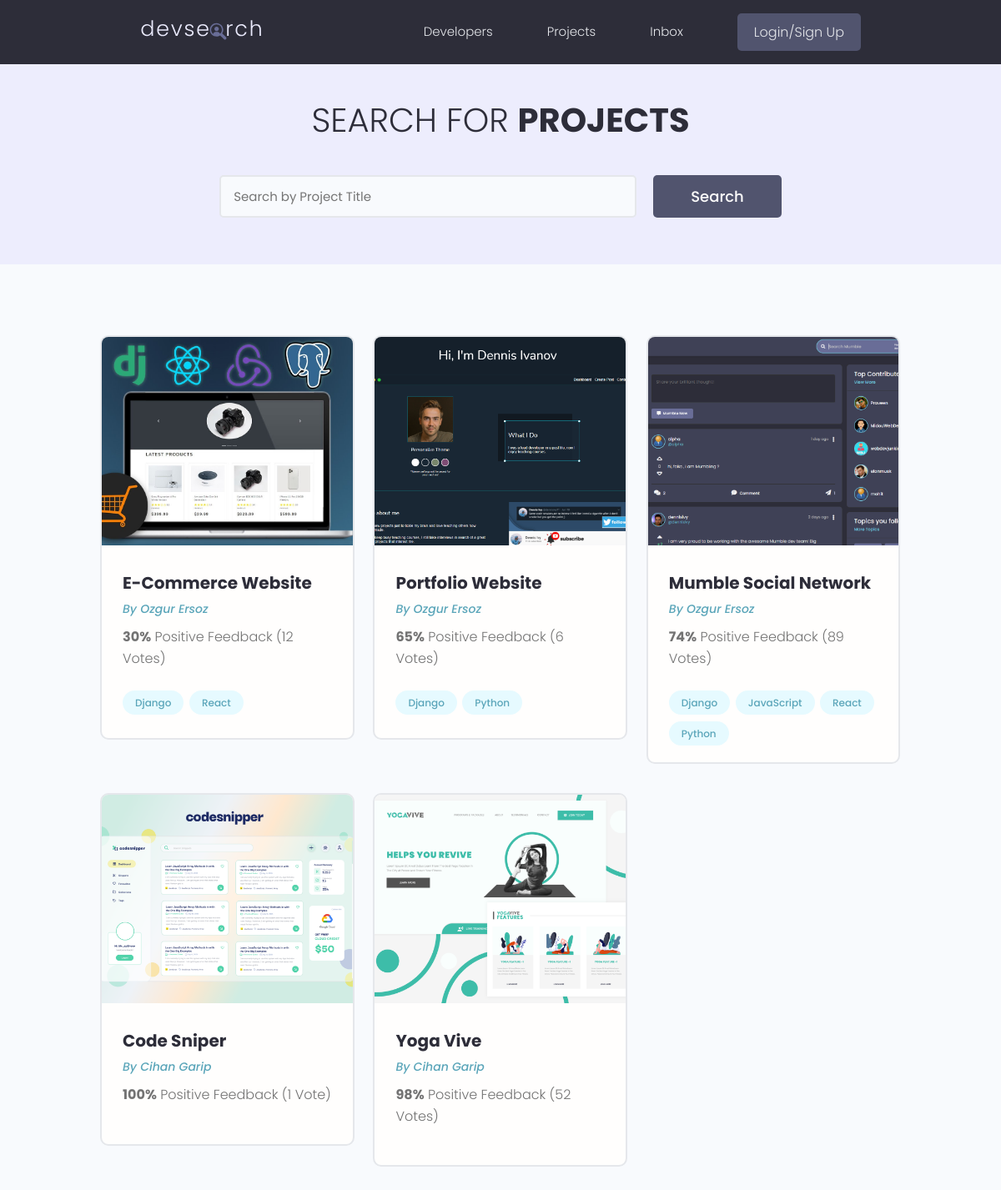
/projects/, run on the app's committed database.
### projects/models.py (models this page shows, shortened)
class Project(models.Model):
    owner = models.ForeignKey(Profile, on_delete=models.SET_NULL, null=True, blank=True)
    title = models.CharField(max_length=200)
    description = models.TextField(null=True, blank=True)
    featured_image = models.ImageField(null=True, blank=True, default="default.jpg")
    demo_link = models.CharField(max_length=2000, null=True, blank=True)
    source_link = models.CharField(max_length=2000, null=True, blank=True)
    tags = models.ManyToManyField("Tag", blank=True)
    vote_total = models.IntegerField(default=0, null=True, blank=True)
    vote_ratio = models.IntegerField(default=0, null=True, blank=True)
    created = models.DateTimeField(auto_now_add=True)
    id = models.UUIDField(
        default=uuid.uuid4, unique=True, primary_key=True, editable=False
    )

class Tag(models.Model):
    name = models.CharField(max_length=200)
    created = models.DateTimeField(auto_now_add=True)
    id = models.UUIDField(
        default=uuid.uuid4, unique=True, primary_key=True, editable=False
    )
    def __str__(self):
        return self.name

### users/models.py (models this page shows, shortened)
class Profile(models.Model):
    user = models.OneToOneField(User, on_delete=models.CASCADE, null=True, blank=True)
    name = models.CharField(max_length=200, null=True, blank=True)
    username = models.CharField(max_length=200, null=True, blank=True)
    location = models.CharField(max_length=200, null=True, blank=True)
    email = models.EmailField(max_length=500, null=True, blank=True)
    short_intro = models.CharField(max_length=200, null=True, blank=True)
    bio = models.TextField(null=True, blank=True)
    profile_image = models.ImageField(
        null=True,
        blank=True,
        upload_to="profiles/",
        default="profiles/users-default.png",
    )
    social_github = models.CharField(max_length=200, null=True, blank=True)
    social_twitter = models.CharField(max_length=200, null=True, blank=True)
    social_linkedin = models.CharField(max_length=200, null=True, blank=True)
    social_youtube = models.CharField(max_length=200, null=True, blank=True)
    social_website = models.CharField(max_length=200, null=True, blank=True)
    id = models.UUIDField(
        default=uuid.uuid4, unique=True, primary_key=True, editable=False
    )

### projects/views.py (the view)
# urls.py: path("projects/", include("projects.urls")),
def projects(request):
    projects = Project.objects.all()
    context = {"projects": projects}
    return render(
        request=request, template_name="projects/projects.html", context=context
    )

### projects/templates/projects/projects.html (shortened to what this page needs)
{% extends "main.html" %}
{% block content %}
  <main class="projects">
    <section class="hero-section text-center">
      <div class="container container--narrow">
        <div class="hero-section__box">
          <h2>
            Search for <span>Projects</span>
          </h2>
        </div>
        <div class="hero-section__search">
          <form class="form" action="#" method="get">
            <div class="form__field">
              <input class="input input--text"
                     id="formInput#search"
                     type="text"
                     name="text"
                     placeholder="Search by Project Title" />
            </div>
            <input class="btn btn--sub btn--lg" type="submit" value="Search" />
          </form>
        </div>
      </div>
    </section>
    <section class="projectsList">
      <div class="container">
        <div class="grid grid--three">
          {% for project in projects %}
            <div class="column">
              <div class="card project">
                <a href="{% url 'single project' project.id %}" class="project">
                  <img class="project__thumbnail"
                       src="{{ project.featured_image.url }}"
                       alt="project thumbnail" />
                  <div class="card__body">
                    <h3 class="project__title">{{ project.title }}</h3>
                    <p>
                      <a class="project__author"
                         href="{% url 'user profile' project.owner.id %}">By {{ project.owner.name }}</a>
                    </p>
                    <p class="project--rating">
                      <span style="font-weight: bold;">{{ project.vote_ratio }}%</span> Positive
                      Feedback ({{ project.vote_total }} Vote{{ project.vote_total|pluralize:"s" }})
                    </p>
                    <div class="project__tags">
                      {% for tag in project.tags.all %}
                        <span class="tag tag--pill tag--main">
                          <small>{{ tag }}</small>
                        </span>
                      {% endfor %}
                    </div>
                  </div>
                </a>
              </div>
            </div>
          {% endfor %}
        </div>
      </div>
    </section>
  </main>
{% endblock content %}

### templates/main.html (shortened to what this page needs)
<!DOCTYPE html>
{% load static %}
<html lang="en">
  <head>
    <link
      rel="stylesheet"
      href="https://cdn.iconmonstr.com/1.3.0/css/iconmonstr-iconic-font.min.css"
    />
    <link rel="stylesheet" href="{% static 'uikit/styles/uikit.css' %}" />
    <link rel="stylesheet" href="{% static 'styles/app.css' %}" />
  </head>
  <body>
    {% include "navbar.html" %}
     {% block content %} {% endblock content %}
  </body>
</html>

### templates/navbar.html (shortened to what this page needs)
{% load static %}
  <header class="header">
    <div class="container container--narrow">
      <a href="{% url 'profiles' %}" class="header__logo">
        <img src="{% static 'images/logo.svg' %}" alt="DevSearch Logo" />
      </a>
      <nav class="header__nav">
        <ul class="header__menu">
          <li class="header__menuItem"><a href="">Developers</a></li>
          <li class="header__menuItem"><a href="{% url 'projects' %}">Projects</a></li>
          <li class="header__menuItem"><a href="">Inbox</a></li>
          {% if request.user.is_authenticated %}
          <li class="header__menuItem"><a href="{% url 'account' %}" class="btn btn--sub">Account</a></li>
          <li class="header__menuItem"><a href="{% url 'logout' %}" class="btn btn--sub">Logout</a></li>
          {% else %}
          <li class="header__menuItem"><a href="{% url 'login' %}" class="btn btn--sub">Login/Sign Up</a></li>
          {% endif %}
        </ul>
      </nav>
    </div>
  </header>

### static/styles/app.css (style rules this page uses)
:root { --color-sub: #2d2d39; }
.btn--sub { background-color: var(--color-sub-light); }
.card { border: 2px solid var(--color-light); }
img { width: 100%; }
.header { position: sticky; z-index: 111; background-color: var(--color-sub); padding: 1.5rem 0; }
.header > .container { display: flex; justify-content: space-between; align-items: center; }
.header__logo > img { height: 3.8rem; }
.header__nav > ul { display: inline-flex; align-items: center; list-style: none; gap: 6.5rem; }
.header__menuItem > a { color: var(--color-light); font-weight: 300; }
.hero-section { height: 40vh; display: flex; align-items: center; background-color: var(--color-sub); }
.hero-section__box { margin-bottom: 4rem; }
.hero-section__box > h2, .hero-section__box > h2 > span { font-size: 4rem; color: var(--color-light); line-height: 1.3; text-transform: uppercase; }
.hero-section__box > h2 { font-weight: 300; }
.hero-section__box > h2 > span { font-weight: 700; }
.hero-section__search > .form { display: flex; align-items: center; justify-content: center; gap: 2rem; }
.hero-section__search > .form input.input--text { width: 50rem; }
.project__author { font-size: 1.4rem; font-style: italic; }
.project--rating { margin-bottom: 1.6em; margin-top: .5em; }
.projects > .hero-section { background: var(--color-sub-lighter); height: 30vh; }
.projects .hero-section__box { margin-bottom: 2.5rem; }
.projects .hero-section__box > h2 { color: var(--color-sub); }
.projects .hero-section__box > h2 > span { font-weight: 700; color: var(--color-sub); }
.projectsList { margin-top: 8rem; }
.project__thumbnail { height: 25rem; object-fit: cover; object-position: top center; }
.project__title { font-size: 2rem; font-weight: 700; color: var(--color-sub); }

### static/uikit/styles/modules/_variables.css (style rules this page uses)
:root { --color-main: #5aa5b9; --color-main-light: #e6faff; --color-sub: #3f4156; --color-sub-light: #51546e; --color-sub-lighter: #ededfd; --color-text: #737373; --color-gray: #8b8b8b; --color-light: #e5e7eb; --color-light-gray: #767676; --color-bg: #f8fafd; --color-white: #fffefd; --color-white-light: #f3f3f3; --color-success: #359e64; --color-success-bg: #def8e8; --color-error: #fc4b0b; --color-error-bg: #fff2ee; --font-base: 'Poppins', arial, helvetica, 'Segoe UI', roboto, ubuntu, sans-serif; --font-monospace: 'Fira Code', 'Courier New', courier, monospace; --font-regular: 300; --font-medium: 500; --font-bold: 700; --generic-shadow: 1px 1px 5px #00000010; --generic-transition: all 0.3s ease-in-out; }

### static/uikit/styles/modules/_base.css (style rules this page uses)
* { margin: 0; padding: 0; box-sizing: border-box; text-rendering: optimizeLegibility; color: inherit; font-size: inherit; }
html { font-size: 50%; }
@media only screen and (min-width: 480px) { html { font-size: 56.25%; } }
@media only screen and (min-width: 1200px) { html { font-size: 62.5%; } }
body { line-height: 1.6; font-weight: 400; font-size: 1.5rem; color: var(--color-text); background-color: var(--color-bg); min-height: 100vh; }

### static/uikit/styles/modules/_typography.css (style rules this page uses)
* { font-family: var(--font-base); }
h2 { font-size: 3.6rem; font-weight: var(--font-bold); }
h3 { font-size: 3.2rem; font-weight: var(--font-medium); }
p, span, strong { font-size: 1.6rem; color: var(--color-text); font-weight: var(--font-regular); }
a { padding-bottom: 2px; text-decoration: none; display: inline-block; color: var(--color-main); font-weight: var(--font-medium); }

### static/uikit/styles/modules/_utilities.css (style rules this page uses)
.container { width: 92%; max-width: 165rem; margin: 0 auto; box-sizing: border-box; }
.container--narrow { width: 92%; max-width: 120rem; }
@media screen and (min-width: 1000px) { .container { width: 90%; } }
@media screen and (min-width: 1000px) { .container--narrow { width: 85%; } }
@media screen and (min-width: 1200px) { .container { width: 80%; } }
@media screen and (min-width: 1200px) { .container--narrow { width: 72%; } }
.text-center { text-align: center; }

### static/uikit/styles/modules/_button.css (style rules this page uses)
.btn { display: inline-block; position: relative; cursor: pointer; background-color: var(--color-light); font-weight: var(--font-medium); color: var(--color-sub); text-decoration: none; padding: 1rem 2rem; border-radius: 0.5rem; border: none; width: -webkit-fit-content; width: -moz-fit-content; width: fit-content; height: -webkit-fit-content; height: -moz-fit-content; height: fit-content; font-size: 1.6rem; outline-width: 0; outline-color: transparent; -webkit-backface-visibility: hidden; backface-visibility: hidden; transition: all 0.3s ease-in-out; }
.btn--sub { background-color: var(--color-sub); color: var(--color-white); }
.btn--lg { font-size: 1.8rem; padding: 1.2rem 4.5rem; }

### data on the page
Project: featured_image (picture), title "E-Commerce Website", owner.name "Ozgur Ersoz", vote_ratio "30", vote_total "12"
Tag: name "Django"
Tag: name "React"
Project: featured_image (picture), title "Portfolio Website", owner.name "Ozgur Ersoz", vote_ratio "65", vote_total "6"
Tag: name "Python"
Project: featured_image (picture), title "Mumble Social Network", owner.name "Ozgur Ersoz", vote_ratio "74", vote_total "89"
Tag: name "JavaScript"
Project: featured_image (picture), title "Code Sniper", owner.name "Cihan Garip", vote_ratio "100", vote_total "1"
Project: featured_image (picture), title "Yoga Vive", owner.name "Cihan Garip", vote_ratio "98", vote_total "52"
